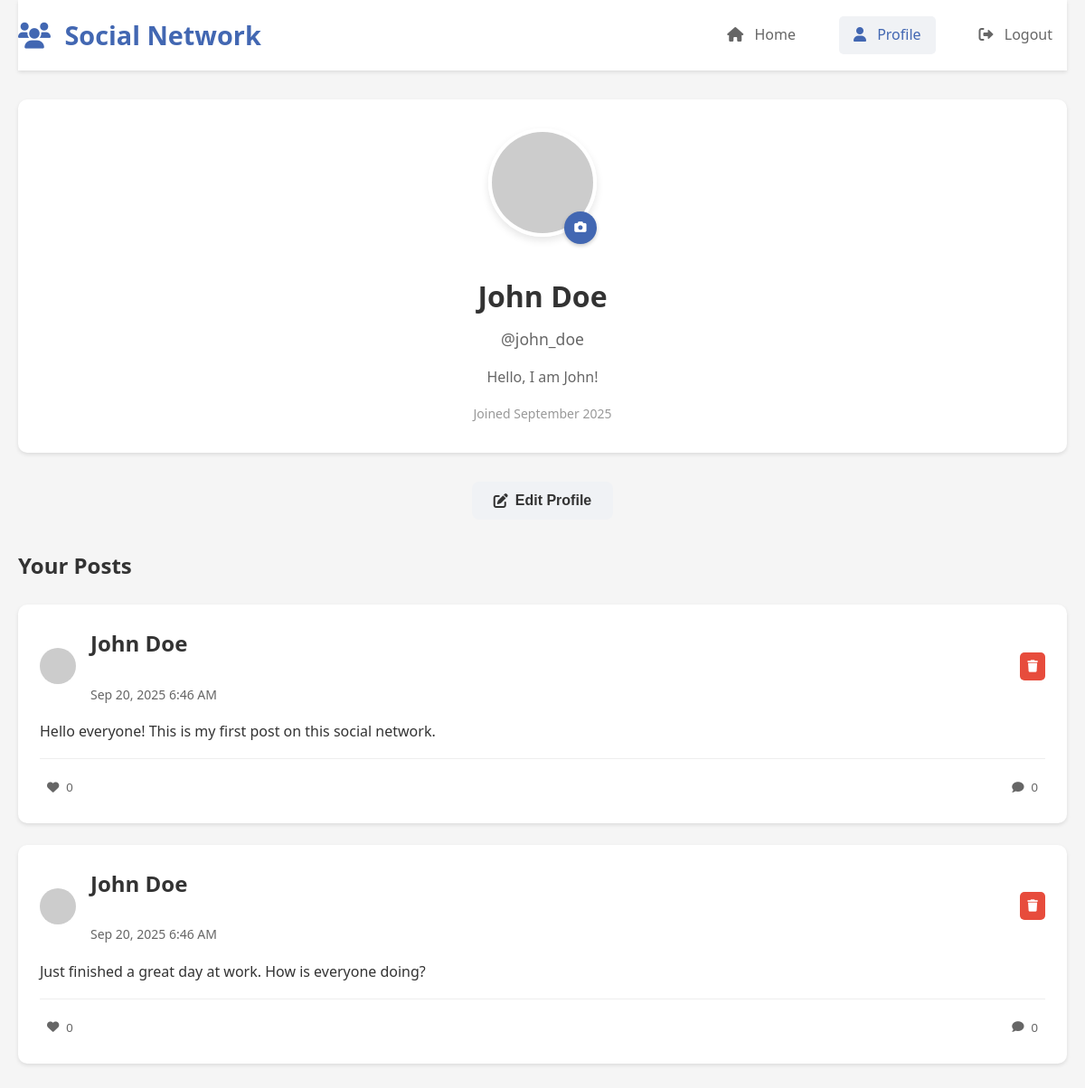
The app's page /profile.php (signed in) with its own data.
### tables this page shows
CREATE TABLE users (
    id INT AUTO_INCREMENT PRIMARY KEY,
    username VARCHAR(50) UNIQUE NOT NULL,
    email VARCHAR(100) UNIQUE NOT NULL,
    password VARCHAR(255) NOT NULL,
    first_name VARCHAR(50) NOT NULL,
    last_name VARCHAR(50) NOT NULL,
    profile_picture VARCHAR(255) DEFAULT NULL,
    bio TEXT DEFAULT NULL,
    created_at TIMESTAMP DEFAULT CURRENT_TIMESTAMP,
    updated_at TIMESTAMP DEFAULT CURRENT_TIMESTAMP ON UPDATE CURRENT_TIMESTAMP
);

CREATE TABLE posts (
    id INT AUTO_INCREMENT PRIMARY KEY,
    user_id INT NOT NULL,
    content TEXT NOT NULL,
    image_path VARCHAR(255) DEFAULT NULL,
    created_at TIMESTAMP DEFAULT CURRENT_TIMESTAMP,
    updated_at TIMESTAMP DEFAULT CURRENT_TIMESTAMP ON UPDATE CURRENT_TIMESTAMP,
    FOREIGN KEY (user_id) REFERENCES users(id) ON DELETE CASCADE
);

### classes/User.php (called while the page is built, shortened)
<?php
require_once 'Database.php';
class User {
    public $conn;
    private $table_name = "users";
    public function __construct() {
        $database = new Database();
        $this->conn = $database->getConnection();
    }
    public function getUserById($id) {
        $query = "SELECT id, username, email, first_name, last_name,
                         profile_picture, bio, created_at
                  FROM " . $this->table_name . "
                  WHERE id = :id";
        $stmt = $this->conn->prepare($query);
        $stmt->bindParam(":id", $id);
        $stmt->execute();
        if($stmt->rowCount() > 0) {
            $row = $stmt->fetch();
            $this->username = $row['username'];
            $this->first_name = $row['first_name'];
            $this->last_name = $row['last_name'];
            $this->profile_picture = $row['profile_picture'];
            $this->bio = $row['bio'];
            $this->created_at = $row['created_at'];
            return true;
        }
        return false;
    }
}
?>

### classes/Database.php (called while the page is built, shortened)
<?php
class Database {
    private $host;
    private $db_name;
    private $username;
    private $password;
    private $isPostgreSQL = false;
    public function __construct() {
        $this->host = $_ENV['DB_HOST'] ?? 'localhost';
        $this->db_name = $_ENV['DB_NAME'] ?? 'social_network';
        $this->username = $_ENV['DB_USER'] ?? 'root';
        $this->password = $_ENV['DB_PASS'] ?? '';
        $this->isPostgreSQL = isset($_ENV['DATABASE_URL']) || (isset($_ENV['DB_HOST']) && strpos($_ENV['DB_HOST'], 'postgres') !== false);
    }
    public function getConnection() {
        $this->conn = null;
        try {
            if ($this->isPostgreSQL) {
                $dsn = "pgsql:host=" . $this->host . ";dbname=" . $this->db_name;
            } else {
                $dsn = "mysql:host=" . $this->host . ";dbname=" . $this->db_name;
            }
            $this->conn = new PDO($dsn, $this->username, $this->password);
            $this->conn->setAttribute(PDO::ATTR_ERRMODE, PDO::ERRMODE_EXCEPTION);
            $this->conn->setAttribute(PDO::ATTR_DEFAULT_FETCH_MODE, PDO::FETCH_ASSOC);
        } catch(PDOException $exception) {
            echo "Connection error: " . $exception->getMessage();
        }
        return $this->conn;
    }
}
?>

### classes/Post.php (called while the page is built, shortened)
<?php
require_once 'Database.php';
class Post {
    private $conn;
    private $table_name = "posts";
    public function __construct() {
        $database = new Database();
        $this->conn = $database->getConnection();
    }
    public function getPostsByUserId($user_id, $limit = 20, $offset = 0) {
        $query = "SELECT p.*, u.username as author_username, u.first_name as author_first_name,
                         u.last_name as author_last_name, u.profile_picture as author_profile_picture,
                         COUNT(DISTINCT l.id) as likes_count,
                         COUNT(DISTINCT c.id) as comments_count
                  FROM " . $this->table_name . " p
                  LEFT JOIN users u ON p.user_id = u.id
                  LEFT JOIN likes l ON p.id = l.post_id
                  LEFT JOIN comments c ON p.id = c.post_id
                  WHERE p.user_id = :user_id
                  GROUP BY p.id
                  ORDER BY p.created_at DESC
                  LIMIT :limit OFFSET :offset";
        $stmt = $this->conn->prepare($query);
        $stmt->bindParam(":user_id", $user_id);
        $stmt->bindParam(":limit", $limit, PDO::PARAM_INT);
        $stmt->bindParam(":offset", $offset, PDO::PARAM_INT);
        $stmt->execute();
        return $stmt->fetchAll();
    }
}
?>

### profile.php (the view, shortened to what this page needs)
<?php
require_once 'classes/User.php';
require_once 'classes/Post.php';
$user = new User();
$post = new Post();
$user->getUserById($_SESSION['user_id']);
$user_posts = $post->getPostsByUserId($_SESSION['user_id'], 20, 0);
?>
<!DOCTYPE html>
<html lang="en">
<head>
    <link rel="stylesheet" href="css/style.css">
    <link href="https://cdnjs.cloudflare.com/ajax/libs/font-awesome/6.0.0/css/all.min.css" rel="stylesheet">
</head>
<body>
    <div class="container">
        <header class="header">
            <div class="header-content">
                <h1><i class="fas fa-users"></i> Social Network</h1>
                <nav class="nav">
                    <a href="index.php" class="nav-link"><i class="fas fa-home"></i> Home</a>
                    <a href="profile.php" class="nav-link active"><i class="fas fa-user"></i> Profile</a>
                    <a href="#" id="logout-btn" class="nav-link"><i class="fas fa-sign-out-alt"></i> Logout</a>
                </nav>
            </div>
        </header>
        <main class="main-content">
            <div class="profile-header">
                <div class="profile-cover">
                    <div class="profile-avatar">
                        <img src="<?php echo $user->profile_picture ? 'uploads/profiles/' . $user->profile_picture : 'https://via.placeholder.com/120'; ?>"
                             alt="Profile Picture" id="profile-picture">
                        <button class="edit-avatar-btn" id="edit-avatar-btn">
                            <i class="fas fa-camera"></i>
                        </button>
                    </div>
                </div>
                <div class="profile-info">
                    <h2><?php echo htmlspecialchars($user->first_name . ' ' . $user->last_name); ?></h2>
                    <p class="username">@<?php echo htmlspecialchars($user->username); ?></p>
                    <?php if ($user->bio): ?>
                    <p class="bio"><?php echo nl2br(htmlspecialchars($user->bio)); ?></p>
                    <?php endif; ?>
                    <p class="join-date">Joined <?php echo date('F Y', strtotime($user->created_at)); ?></p>
                </div>
            </div>
            <div class="profile-actions">
                <button class="btn btn-secondary" id="edit-profile-btn">
                    <i class="fas fa-edit"></i> Edit Profile
                </button>
            </div>
            <div class="profile-posts">
                <h3>Your Posts</h3>
                <div class="posts-feed" id="profile-posts-feed">
                    <?php foreach ($user_posts as $post_data): ?>
                    <div class="post" data-post-id="<?php echo $post_data['id']; ?>">
                        <div class="post-header">
                            <img src="<?php echo $post_data['author_profile_picture'] ? 'uploads/profiles/' . $post_data['author_profile_picture'] : 'https://via.placeholder.com/40'; ?>"
                                 alt="Profile" class="profile-pic">
                            <div class="post-author">
                                <h3><?php echo htmlspecialchars($post_data['author_first_name'] . ' ' . $post_data['author_last_name']); ?></h3>
                                <span class="post-time"><?php echo date('M j, Y g:i A', strtotime($post_data['created_at'])); ?></span>
                            </div>
                            <button class="delete-post-btn" data-post-id="<?php echo $post_data['id']; ?>">
                                <i class="fas fa-trash"></i>
                            </button>
                        </div>
                        <div class="post-content">
                            <p><?php echo nl2br(htmlspecialchars($post_data['content'])); ?></p>
                        </div>
                        <div class="post-actions">
                            <button class="like-btn <?php echo isset($post_data['is_liked']) && $post_data['is_liked'] ? 'liked' : ''; ?>"
                                    data-post-id="<?php echo $post_data['id']; ?>">
                                <i class="fas fa-heart"></i>
                                <span class="like-count"><?php echo $post_data['likes_count']; ?></span>
                            </button>
                            <button class="comment-btn" data-post-id="<?php echo $post_data['id']; ?>">
                                <i class="fas fa-comment"></i>
                                <span class="comment-count"><?php echo $post_data['comments_count']; ?></span>
                            </button>
                        </div>
                    </div>
                    <?php endforeach; ?>
                </div>
            </div>
        </main>
    </div>
</body>
</html>

### css/style.css (style rules this page uses)
* { margin: 0; padding: 0; box-sizing: border-box; }
body { font-family: 'Segoe UI', Tahoma, Geneva, Verdana, sans-serif; background-color: #f5f5f5; color: #333; line-height: 1.6; }
.container { max-width: 1200px; margin: 0 auto; padding: 0 20px; }
.header { background: #fff; box-shadow: 0 2px 4px rgba(0,0,0,0.1); position: sticky; top: 0; z-index: 100; }
.header-content { display: flex; justify-content: space-between; align-items: center; padding: 1rem 0; }
.header h1 { color: #4267B2; font-size: 1.8rem; }
.header h1 i { margin-right: 0.5rem; }
.nav { display: flex; gap: 2rem; }
.nav-link { text-decoration: none; color: #666; font-weight: 500; padding: 0.5rem 1rem; border-radius: 5px; transition: all 0.3s ease; }
.nav-link:hover, .nav-link.active { color: #4267B2; background-color: #f0f2f5; }
.nav-link i { margin-right: 0.5rem; }
.main-content { padding: 2rem 0; }
.profile-pic { width: 40px; height: 40px; border-radius: 50%; object-fit: cover; }
.post-actions { display: flex; justify-content: space-between; align-items: center; }
.posts-feed { display: flex; flex-direction: column; gap: 1.5rem; }
.post { background: #fff; border-radius: 10px; padding: 1.5rem; box-shadow: 0 2px 4px rgba(0,0,0,0.1); }
.post-header { display: flex; align-items: center; gap: 1rem; margin-bottom: 1rem; }
.post-author h3 { font-size: 1rem; color: #333; margin-bottom: 0.25rem; }
.post-time { font-size: 0.875rem; color: #666; }
.post-content { margin-bottom: 1rem; }
.post-content p { margin-bottom: 1rem; line-height: 1.6; }
.post-actions { display: flex; gap: 2rem; padding-top: 1rem; border-top: 1px solid #eee; }
.like-btn, .comment-btn { display: flex; align-items: center; gap: 0.5rem; background: none; border: none; color: #666; cursor: pointer; padding: 0.5rem; border-radius: 5px; transition: all 0.3s ease; }
.profile-header { background: #fff; border-radius: 10px; padding: 2rem; margin-bottom: 2rem; box-shadow: 0 2px 4px rgba(0,0,0,0.1); text-align: center; }
.profile-cover { position: relative; margin-bottom: 2rem; }
.profile-avatar { position: relative; display: inline-block; }
.profile-avatar img { width: 120px; height: 120px; border-radius: 50%; object-fit: cover; border: 4px solid #fff; box-shadow: 0 4px 8px rgba(0,0,0,0.1); }
.edit-avatar-btn { position: absolute; bottom: 0; right: 0; width: 36px; height: 36px; border-radius: 50%; background: #4267B2; color: white; border: none; cursor: pointer; display: flex; align-items: center; justify-content: center; box-shadow: 0 2px 4px rgba(0,0,0,0.2); }
.profile-info h2 { font-size: 2rem; color: #333; margin-bottom: 0.5rem; }
.username { color: #666; font-size: 1.1rem; margin-bottom: 1rem; }
.bio { color: #666; font-size: 1rem; margin-bottom: 1rem; max-width: 600px; margin-left: auto; margin-right: auto; }
.join-date { color: #999; font-size: 0.875rem; }
.profile-actions { text-align: center; margin-bottom: 2rem; }
.profile-posts h3 { color: #333; margin-bottom: 1.5rem; font-size: 1.5rem; }
.delete-post-btn { background: #e74c3c; color: white; border: none; padding: 0.5rem; border-radius: 5px; cursor: pointer; margin-left: auto; }
.btn { padding: 0.75rem 1.5rem; border: none; border-radius: 8px; font-size: 1rem; font-weight: 600; cursor: pointer; transition: all 0.3s ease; text-decoration: none; display: inline-flex; align-items: center; justify-content: center; gap: 0.5rem; }
.btn-secondary { background: #f0f2f5; color: #333; }

### records on screen
users: first_name+last_name "John Doe", username "john_doe", bio "Hello, I am John!", created_at "September 2025"
posts: user.last_name "John Doe", created_at "Sep 20, 2025 6:46 AM", content "Hello everyone! This is my first post on this social network.", likes_count "0", comments_count "0"
posts: user.last_name "John Doe", created_at "Sep 20, 2025 6:46 AM", content "Just finished a great day at work. How is everyone doing?", likes_count "0", comments_count "0"
